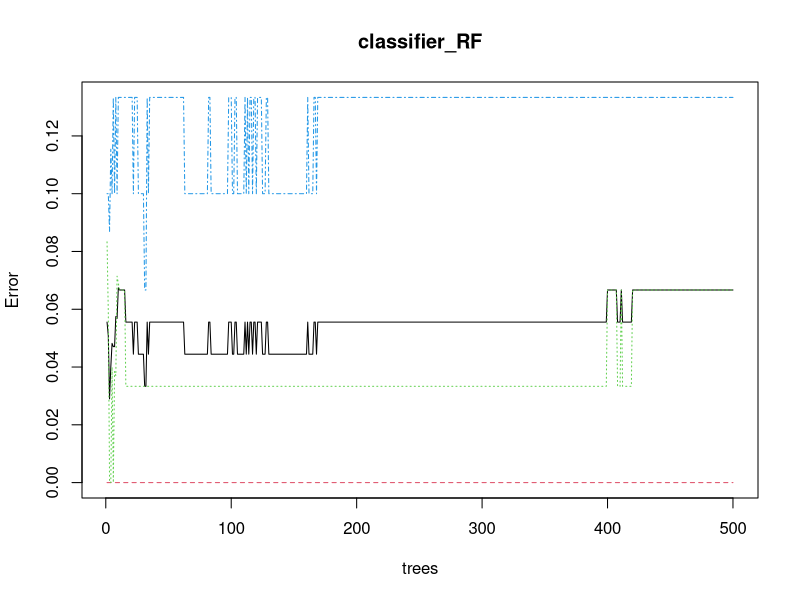
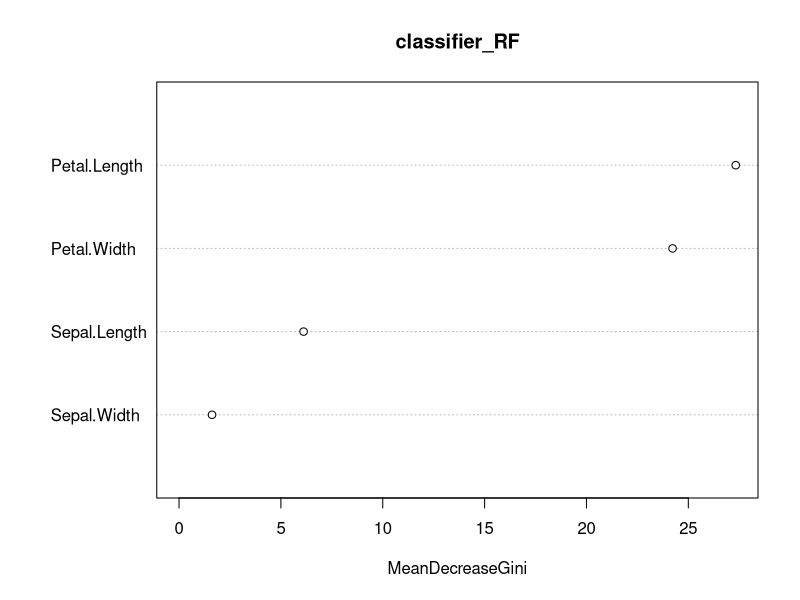

The R script that drew these images, in order:
# Loading package
library(caTools)
library(randomForest)

# Splitting data in train and test data
split <- sample.split(iris, SplitRatio = 0.7)
split

train <- subset(iris, split == "TRUE")
test <- subset(iris, split == "FALSE")

# Fitting Random Forest to the train dataset
set.seed(120)  # Setting seed
classifier_RF = randomForest(x = train[-5],
                             y = train$Species,
                             ntree = 500)

classifier_RF

# Predicting the Test set results
y_pred = predict(classifier_RF, newdata = test[-5])

# Confusion Matrix
confusion_mtx = table(test[, 5], y_pred)
confusion_mtx

# Plotting model
plot(classifier_RF)

# Importance plot
importance(classifier_RF)

# Variable importance plot
varImpPlot(classifier_RF)
